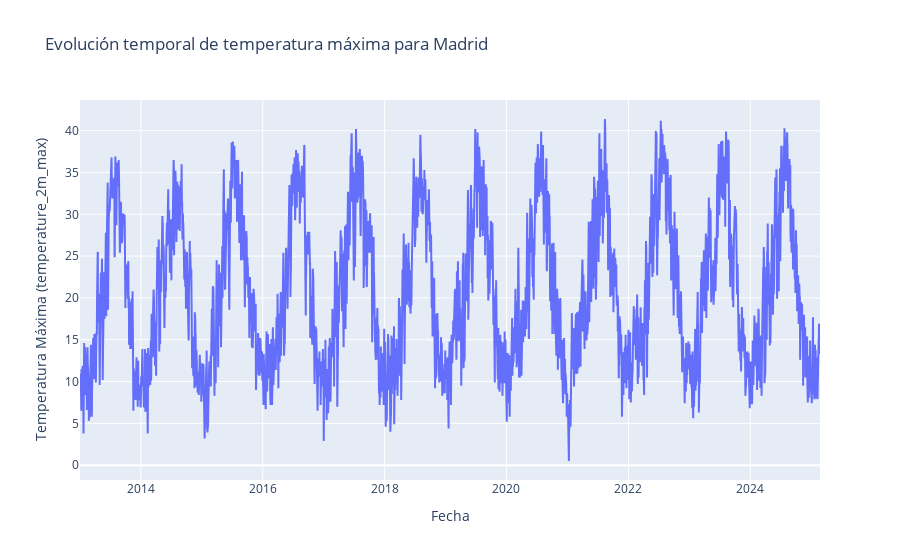

Notebook code for this chart:
### Markdown cell above
### Temperatura máxima

### Code cell
fig = go.Figure()
fig.add_trace(
    go.Scatter(
        x = df_diario_madrid['time'],
        y = df_diario_madrid['temperature_2m_max'],
        mode = 'lines',
        name = "MADRID"
    )
)

fig.update_layout(
    title = f"Evolución temporal de temperatura máxima para Madrid",
    xaxis_title = "Fecha",
    yaxis_title = "Temperatura Máxima (temperature_2m_max)"
)

fig.show()

### Figure 1 — Plotly figure (JSON) as saved in the notebook; plotly's stock layout.template omitted (floating-point values rounded to 4 significant figures; data arrays with more than 128 entries replaced by an {"elided": "..."} marker saying what was removed)
{"data": [{"mode": "lines", "name": "MADRID", "type": "scatter", "x": {"elided": "4436 str values"}, "y": {"elided": "4436 float values"}}], "layout": {"title": {"text": "Evolución temporal de temperatura máxima para Madrid"}, "xaxis": {"title": {"text": "Fecha"}}, "yaxis": {"title": {"text": "Temperatura Máxima (temperature_2m_max)"}}}}
